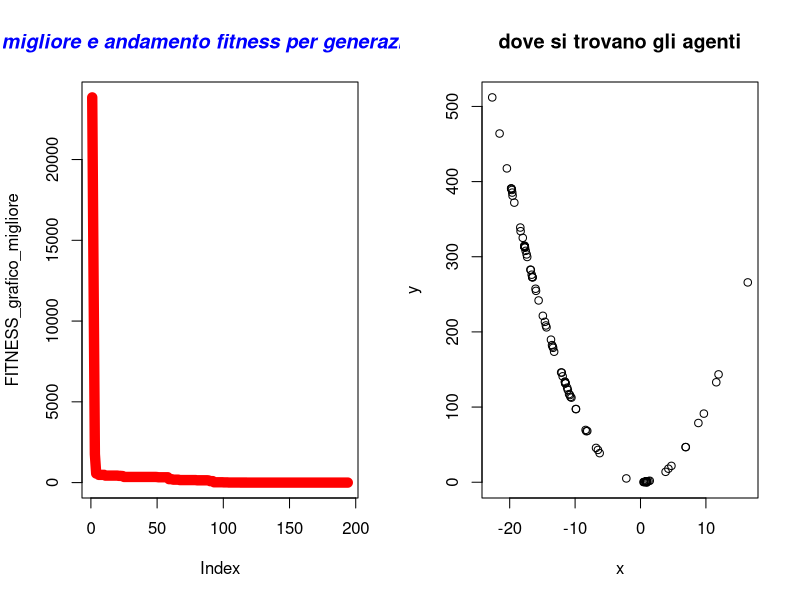

Write R code to recreate this figure.
#  Author Nicola Bernabè ver 1.0 8/11/2021
# the implemented version of the PSO refers to the following Journal: Particle swarm optimization  
#authors Riccardo Poli · James Kennedy · Tim Blackwell 
#

#prendo 2 individui che saranno i genitori presi casualmente dalla popolazione
aggiornamento_posizione<-function(Sciame,MAX_DIMENSION_Sciame,j_iterazioni_particelle,C_1,C_2,W,ub,lb,BEST_FITNESS,min_max,FUNZIONE_COSTO){
    
    Sciame[3,j_iterazioni_particelle]<-W*Sciame[3,j_iterazioni_particelle]+C_1*runif(1,  0,1)*(BEST_FITNESS[1]-Sciame[1,j_iterazioni_particelle])+C_2*runif(1,  0,1)*(Sciame[5,j_iterazioni_particelle]-Sciame[1,j_iterazioni_particelle])#vx
    Sciame[4,j_iterazioni_particelle]<-W*Sciame[4,j_iterazioni_particelle]+C_1*runif(1,  0,1)*(BEST_FITNESS[2]-Sciame[2,j_iterazioni_particelle])+C_2*runif(1,  0,1)*(Sciame[6,j_iterazioni_particelle]-Sciame[2,j_iterazioni_particelle])#vy
    Sciame[1,j_iterazioni_particelle]<-Sciame[1,j_iterazioni_particelle]+Sciame[3,j_iterazioni_particelle]
    Sciame[2,j_iterazioni_particelle]<-Sciame[2,j_iterazioni_particelle]+Sciame[4,j_iterazioni_particelle]
    
    if(Sciame[1,j_iterazioni_particelle]>ub[1]){
        Sciame[1,j_iterazioni_particelle]<-ub[1]
    }
    if(Sciame[1,j_iterazioni_particelle]<lb[1]){
        Sciame[1,j_iterazioni_particelle]<-lb[1]
    }
    if(Sciame[2,j_iterazioni_particelle]>ub[2]){
        Sciame[2,j_iterazioni_particelle]<-ub[2]
    }
    if(Sciame[2,j_iterazioni_particelle]<lb[2]){
        Sciame[2,j_iterazioni_particelle]<-lb[2]
    }
    fitness<-FUNZIONE_COSTO(Sciame[1,j_iterazioni_particelle],Sciame[2,j_iterazioni_particelle])
    if(fitness<Sciame[7,j_iterazioni_particelle] && min_max==-1){#minimizzare
        Sciame[7,j_iterazioni_particelle]<-fitness
        Sciame[5,j_iterazioni_particelle]<- Sciame[1,j_iterazioni_particelle]
        Sciame[6,j_iterazioni_particelle]<- Sciame[2,j_iterazioni_particelle]
    }else if(fitness>Sciame[7,j_iterazioni_particelle] && min_max==1){#massimizzare
        Sciame[7,j_iterazioni_particelle]<-fitness
        Sciame[5,j_iterazioni_particelle]<- Sciame[1,j_iterazioni_particelle]
        Sciame[6,j_iterazioni_particelle]<- Sciame[2,j_iterazioni_particelle]
    }
    Sciame[8,j_iterazioni_particelle]<-fitness

    return(Sciame)
}

#aggiorni migliore fitness
aggiorna_fitness<-function(BEST_FITNESS,Migliore_fitness_generazione){
            BEST_FITNESS[1]<-Migliore_fitness_generazione[1]
            BEST_FITNESS[2]<-Migliore_fitness_generazione[2]
            BEST_FITNESS[3]<-Migliore_fitness_generazione[3]
    return(BEST_FITNESS)


}

#scorro su tutti gli individui e cerco il fitneess migliore
controllo_migliore_fitness<-function(Sciame,min_max){
    BEST_FITNESS<-c(Sciame[1,1],Sciame[2,1],Sciame[7,1])
    for(i in 2:dim(Sciame)[2]) {
        #message("controllo best ",BEST_FITNESS[3]," ",Sciame[7,i])
        if(BEST_FITNESS[3]>Sciame[8,i] && min_max==-1){#ricordo che la riga 8 è fitness corrente
            BEST_FITNESS[1]<-Sciame[1,i]#x corrente
            BEST_FITNESS[2]<-Sciame[2,i]#y corrente
            BEST_FITNESS[3]<-Sciame[8,i]#fitess corrente

        }else if(BEST_FITNESS[3]<Sciame[8,i]  && min_max==1){
            BEST_FITNESS[1]<-Sciame[1,i]#x corrente
            BEST_FITNESS[2]<-Sciame[2,i]#y corrente
            BEST_FITNESS[3]<-Sciame[8,i]#fitess corrente


        }


    }
    return(c(BEST_FITNESS[1],BEST_FITNESS[2],BEST_FITNESS[3]))
}






#inizializzo la matrice
inizializzazione<-function(ub, lb,MAX_UNKNOWNS,MAX_DIMENSION_Sciame,W,FUNZIONE_COSTO){
    Sciame<-matrix(1:1,nrow <- (MAX_UNKNOWNS*3)+2, ncol <- MAX_DIMENSION_Sciame)#oltre alla x e y ci aggiungo le 2 velocità, poi anche le x e y migliori della particella anche la fitness migliore della particella e quella corrente
    numero_casuale_x<-1
    numero_casuale_y <-1
    for(i in 1:dim(Sciame)[2]) {
        numero_casuale_x <- runif(1, lb[1],ub[1] )
        numero_casuale_y <- runif(1,  lb[2],ub[2])
        Sciame[1,i] <-numero_casuale_x
        Sciame[2,i] <-numero_casuale_y
        Sciame[3,i]<-W
        Sciame[4,i]<-W
        Sciame[5,i]<-Sciame[1,i]#migliore della particella x
        Sciame[6,i]<-Sciame[2,i]#migliore della particella y
        Sciame[7,i] <-FUNZIONE_COSTO(Sciame[1,i],Sciame[2,i])#usero solo per una volta questa fitness per calcolare la velocità sia per soluzione relativa migliore alla particella,sia per soluzione globale
        Sciame[8,i] <-FUNZIONE_COSTO(Sciame[1,i],Sciame[2,i])#fitness corrente
    }

    return (Sciame)
}
aggiorno_file_individui<-function(Sciame,MAX_DIMENSION_Sciame,generazione){
                individuo<-c()
                x<-c()
                y<-c()
                fitness<-c()
                for(i in 1:MAX_DIMENSION_Sciame) {
                    x<-c(x,Sciame[1,i])
                    y<-c(y,Sciame[2,i])
                    fitness<-c(fitness,Sciame[3,i])
                    
                    }
            df<-data.frame(x,y,fitness)
            #nome_file<-"generazione"+generazione+".cvs"
            nome_file = paste("PSO generazione ",generazione,".txt",sep="")
            #write.csv(df, file=nome_file,sep=";",row.names=FALSE)
            write.table(df, file= nome_file,sep=";",row.names=FALSE)
            }

mainPSO<-function(ub,lb,MAX_UNKNOWNS,MAX_DIMENSION_Sciame,Generazioni,STAZIONARIETA,min_max,stampo_generazione,precisione,C_1,C_2,W,FUNZIONE_COSTO){
    

    
    Sciame<-inizializzazione(ub, lb,MAX_UNKNOWNS,MAX_DIMENSION_Sciame,W,FUNZIONE_COSTO)#inizializzo la popolazione
    BEST_FITNESS<-controllo_migliore_fitness(Sciame,min_max)
    FITNESS_grafico_migliore<-c()
    FITNESS_grafico_migliore_generazione<-c()
    #iterazioni calcolo per trovare il minimo
    indice_stazionarieta<-0#aumenta ad ogni generazione
    n_generazioni<-0

 

    for(i in 1:Generazioni){
        n_generazioni<-i
        for(j_iterazioni_particelle in 1:MAX_DIMENSION_Sciame){#muovo tutte le particelle una volta
            Sciame<-aggiornamento_posizione(Sciame,MAX_DIMENSION_Sciame,j_iterazioni_particelle,C_1,C_2,W,ub,lb,BEST_FITNESS,min_max,FUNZIONE_COSTO)
        }
        Migliore_fitness_generazione<-controllo_migliore_fitness(Sciame,min_max)
        
        #print(Migliore_fitness_generazione)
        if(Migliore_fitness_generazione[3]<BEST_FITNESS[3]  && min_max==-1){#minimizzo
            BEST_FITNESS<-aggiorna_fitness(BEST_FITNESS,Migliore_fitness_generazione)
            indice_stazionarieta=0#ritorno a 0 la stazionarietà
            message("migliore soluzione-> x ",BEST_FITNESS[1]," y ",BEST_FITNESS[2]," fitness ",BEST_FITNESS[3])
        }else if(Migliore_fitness_generazione[3]>BEST_FITNESS[3]  && min_max==1){#minimizzo
            BEST_FITNESS<-aggiorna_fitness(BEST_FITNESS,Migliore_fitness_generazione)
            indice_stazionarieta=0#ritorno a 0 la stazionarietà
            message("migliore soluzione-> x ",BEST_FITNESS[1]," y ",BEST_FITNESS[2]," fitness ",BEST_FITNESS[3])
        }
        FITNESS_grafico_migliore<-c(FITNESS_grafico_migliore,BEST_FITNESS[3])
        FITNESS_grafico_migliore_generazione<-c(FITNESS_grafico_migliore_generazione,Migliore_fitness_generazione[3])

        if(indice_stazionarieta>=STAZIONARIETA){
            message("troppo stazionaria ","generazione-> ",i," stazionario->",indice_stazionarieta)
            aggiorno_file_individui(Sciame,MAX_DIMENSION_Sciame,i)
            break
        }else{
            indice_stazionarieta=indice_stazionarieta+1
        }
        if((i%%stampo_generazione)==0){#stampo così so che sta facendo qualcosa
        
            message("generazione-> ",i," stazionario->",indice_stazionarieta)
            aggiorno_file_individui(Sciame,MAX_DIMENSION_Sciame,i)

        }
        if(BEST_FITNESS[3]<precisione && min_max==-1){
            message("finito algoritmo PSO, sono riuscito ad avere una soluzione molto buona ed è ",BEST_FITNESS[3]," alla generazione-> ",i)
            aggiorno_file_individui(Sciame,MAX_DIMENSION_Sciame,i)
            break
        }else if(BEST_FITNESS[3]>precisione && min_max==1){
            message("finito algoritmo PSO, sono riuscito ad avere una soluzione molto buona ed è ",BEST_FITNESS[3]," alla generazione-> ",i)
            aggiorno_file_individui(Sciame,MAX_DIMENSION_Sciame,i)
            break
        }
    }
    windows()
    par(mfrow=c(1,2))
    plot(FITNESS_grafico_migliore, type="l", col="red",lwd=10)
    #lines(FITNESS_grafico_migliore_generazione, type="l", col="blue",lty=5)
    title(main="migliore e andamento fitness per generazione", col.main="blue", font.main="4")
    
    x_particelle<-c()
    y_particelle<-c()
    for(x_y in 1:MAX_DIMENSION_Sciame){
        x_particelle<-c(x_particelle,Sciame[5,x_y])
        y_particelle<-c(y_particelle,Sciame[6,x_y])

    }

    plot(x_particelle, y_particelle, xlab="x",ylab="y", main="dove si trovano gli agenti") 

BEST_FITNESS<-list(BEST_FITNESS,"PSO",n_generazioni)
 return(BEST_FITNESS)
}


#riesco a trovare la soluzione con questi intervalli 
#ub<-c(1000000000,1000000000)  # upper bound of the unknowns
#lb<-c(-1000000000,-1000000000)  #lower bound of the unknowns
#W=0.3

#milione
#ub<-c(1000000,1000000)  # upper bound of the unknowns
#lb<-c(-1000000,-1000000)  #lower bound of the unknowns
#W=0.3

#ub<-c(10000,10000)  # upper bound of the unknowns
#lb<-c(-10000,-10000)  #lower bound of the unknowns
#W=0.1

#ub<-c(100,100)  # upper bound of the unknowns
#lb<-c(-100,-100)  #lower bound of the unknowns
ub<-c(512,512)  
lb<-c(-512,-512)
#ub<-c(5,5)  # upper bound of the unknowns
#lb<-c(-5,-5)  #lower bound of the unknowns
#ub<-c(20,20)  # upper bound of the unknowns
#lb<-c(-20,-20)  #lower bound of the unknowns
W=0.2
MAX_UNKNOWNS<-2  #numero variabili
MAX_DIMENSION_Sciame<-100#dimensione popolazione
Generazioni<-1000000
STAZIONARIETA<-10000
min_max<--1#-1 minimizzo,1 massimizzo
stampo_generazione<-5000
#massimizzo
#precisione<-11.99999999#Parabolic Function
#precisione<-79.9999#rastrigin function 
#precisione<-415.2384791312#Parabolic Function

#minimizzo
precisione<-0.001#
#precisione<--0.999999#Easom function
#precisione<-0.2925789999#Schaffer function N. 4 f(0,+-1.25313)=0.292579
#precisione<--0.999999#per funzioni con minimo negativo
#precisione<--959.6406#Eggholder function   f(512,404.2319)=-959.6407   i domini x e y   ub<-c(512,512)  lb<-c(-512,-512)
#precisione<--2.06261 #CROSS-IN-TRAY FUNCTION
C_1<-2#forza attrazione cognitiva
C_2<-2#forza attrazione sociale


FUNZIONE_COSTO<-function(x,y){
    z<-(100*(y-(x)^2)^2)+(1-x)^2#FUNZIONE_COSTO banana  f(1,1)=0
    #z<-((1-x)^2)+100*((y-x^2))^2#Rosenbrock function constrained with a cubic and a line  sol f(1,1)=0
    #z<-(1.5-x+x*y)^2+(2.25-x+x*y^2)^2+(2.625-x+x*y^3)^2#Beale function f(3,0.5)=0
    #z<-0.26*(x^2+y^2)-0.48*x*y#Matyas function f(0,0)=0
    #z<-(sin(3*pi*x))^2+(x-1)^2*(1+sin(3*pi*y))+(y-1)^2*(1+(sin(2*pi*y))^2)#Lévi function N.13  f(1,1)=0
    #z<-0.5+((sin(x^2-y^2))^2-0.5)/(1+0.001*(x^2+y^2))^2#Schaffer function N. 2  f(0,0)=0
    #z<-2*x^2-1.05*x^4+(x^6/6)+x*y+y^2#THREE-HUMP CAMEL FUNCTION xi  [-5, 5]  f(0,0)=0
    #z<-100*sqrt(abs(y-0.01*x^2))+0.01*abs(x+10)#Bukin function N.6 f(-10,1)=0
    #z<--20*exp(-0.2*sqrt((1/2)*(x*x+y*y)))-exp(1/2*((cos(2*pi*x)+cos(2*pi*y))))+20+exp(1)#ACKLEY FUNCTION xi  [-32.768, 32.768]  f(0,0)=0


    #z<-0.5+(((cos(sin(abs(x^2-y^2))))^2 - 0.5)/((1 + 0.001*(x^2+y^2))^2))#Schaffer function N. 4 f(0,+-1.25313)=0.292579

    #con minimo negativo
    #z<--0.0001*(abs((sin(x)*sin(y)*exp(abs(100 - sqrt(x^2+y^2)/pi))))+1)^0.1#CROSS-IN-TRAY FUNCTION  xi  [-10, 10]  f(1.3491,-1.3491 | 1.3491,1.3491 | -1.3491,1.3491)=-2.06261
    #z<--cos(x)*cos(y)*exp(-((x-pi)^2+(y-pi)^2))#Easom function f(pi,pi)=-1  mettere precisione -0.999999
    
    #z<--(y+47)*sin(sqrt(abs(x/2+(y+47))))-x*sin(sqrt(abs(x-(y+47))))#Eggholder function   f(512,404.2319)=-959.6407    
    #precisione<--959.6406999
    #ub<-c(512,512)  
    #lb<-c(-512,-512)


    #massimizzare
    #z<-12-(x^2+y^2)/100 #Parabolic Function  f(0,0)=12 non so ma il massimo è 12
    #z<-80-(20+x^2+y^2-10*(cos(2*pi*x)+cos(2*pi*y)))#rastrigin function f(0,0)=80
    #z<-275-((x^4-16*x^2+5*x*0.5)+(y^4-16*y^2+5*y*0.5)+3)#Styblinski Function f(-2.8667,-2.8667)=414.23847913
    return (z)
}

soluzione<-mainPSO(ub,lb,MAX_UNKNOWNS,MAX_DIMENSION_Sciame,Generazioni,STAZIONARIETA,min_max,stampo_generazione,precisione,C_1,C_2,W,FUNZIONE_COSTO)
#print(soluzione)

algoritmo<-c(soluzione[[2]][1])
x<-c(soluzione[[1]][1])
y<-c(soluzione[[1]][2])
fitness<-c(soluzione[[1]][3])
generazioni_soluzione<-c(soluzione[[3]][1])
df<-data.frame(algoritmo,x,y,fitness,generazioni_soluzione)
write.table(df, file="soluzione PSO.txt",sep=";",row.names=FALSE)
